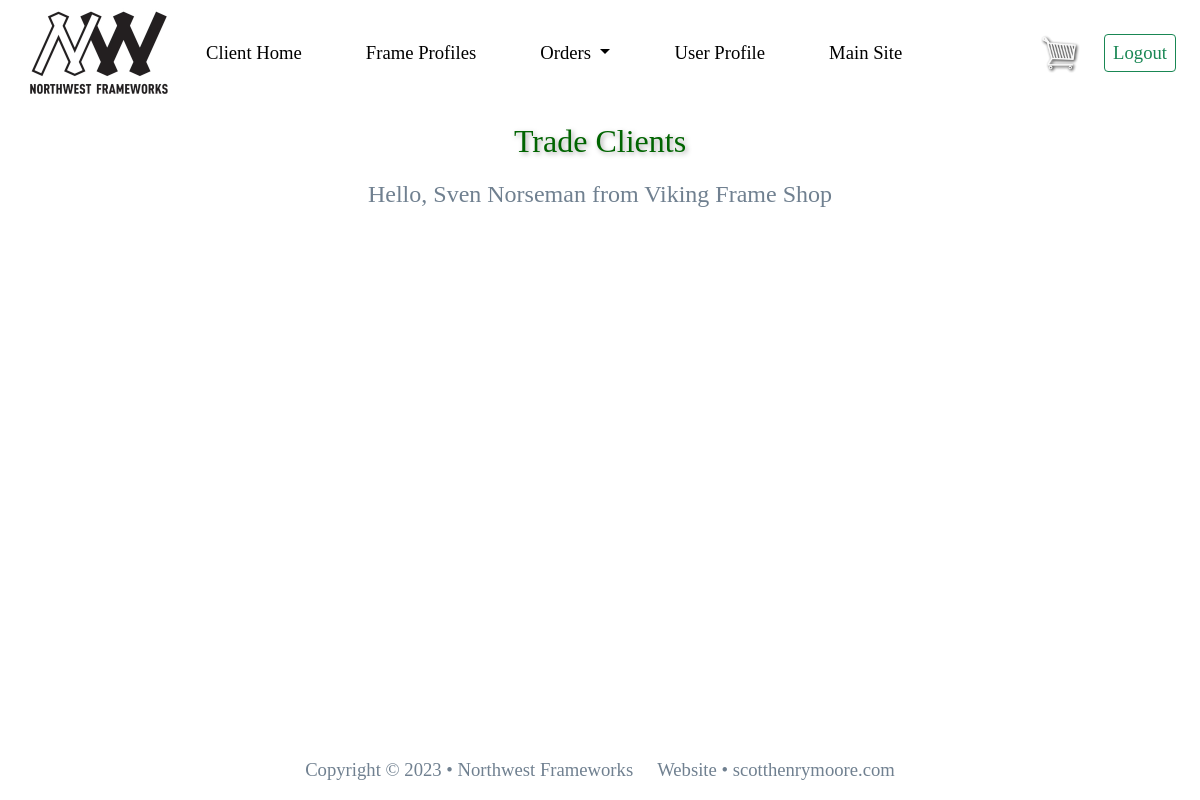
Screenshot of /client_index/ (signed in) with the database file from the repository.
### nw_users_app/models.py (models this page shows, shortened)
class UserProfile(models.Model):
    user_name = models.ForeignKey(User, on_delete=models.CASCADE)
    first_name = models.CharField(max_length=30)
    last_name = models.CharField(max_length=30)
    phone_num = models.CharField(max_length=20)
    email = models.EmailField()
    shop_name = models.CharField(max_length=50)
    shop_address = models.CharField(max_length=50)
    shop_city = models.CharField(max_length=20)
    shop_state = models.CharField(max_length=20)
    shop_zipcode = models.CharField(max_length=15)
    website = models.URLField(blank=True)
    class Meta:
        ordering = ('shop_name',)

### nw_users_app/views.py (the view)
# urls.py: path('client_index/', views.client_index, name = 'client_index'),
@login_required
def client_index(request):
    current_user = request.user
    if current_user.is_staff:
        return render(request, 'user/client_index.html')
    try:
        id = current_user.id
        user_data = UserProfile.objects.get(user_name = current_user)
        context = { 'user_data' : user_data
        }
        return render(request, 'user/client_index.html', context)
    except:
        messages.warning(request, 'Please setup a User Profile to continue')
        return redirect('create_user_profile', id)

### templates/user/client_index.html (shortened to what this page needs)
{% extends 'base-user.html' %} {% block content %}
<div class="container text-center">
    <h2 class="mt-3">Trade Clients</h2>
    <p class="greeting mt-3"> Hello, {{ user_data.first_name }} {{ user_data.last_name }} from {{user_data.shop_name }}</p>
</div>
{% endblock %}

### static/styles.css (style rules this page uses)
h2 { color:darkgreen; font-family:Cambria, Cochin, Georgia, Times, 'Times New Roman', serif; text-shadow: 2px 2px 5px darkgray; }
p { font-size: 14pt; }
.greeting { font-size: 18pt; color:slategrey; font-family:Cambria, Cochin, Georgia, Times, 'Times New Roman', serif }
body { font-family:'Verdana, Segoe UI', Tahoma, Geneva, sans-serif; min-height: 100vh; display: flex; flex-direction: column; }

### rows the page displays
UserProfile: first_name "Sven", last_name "Norseman", shop_name "Viking Frame Shop"
